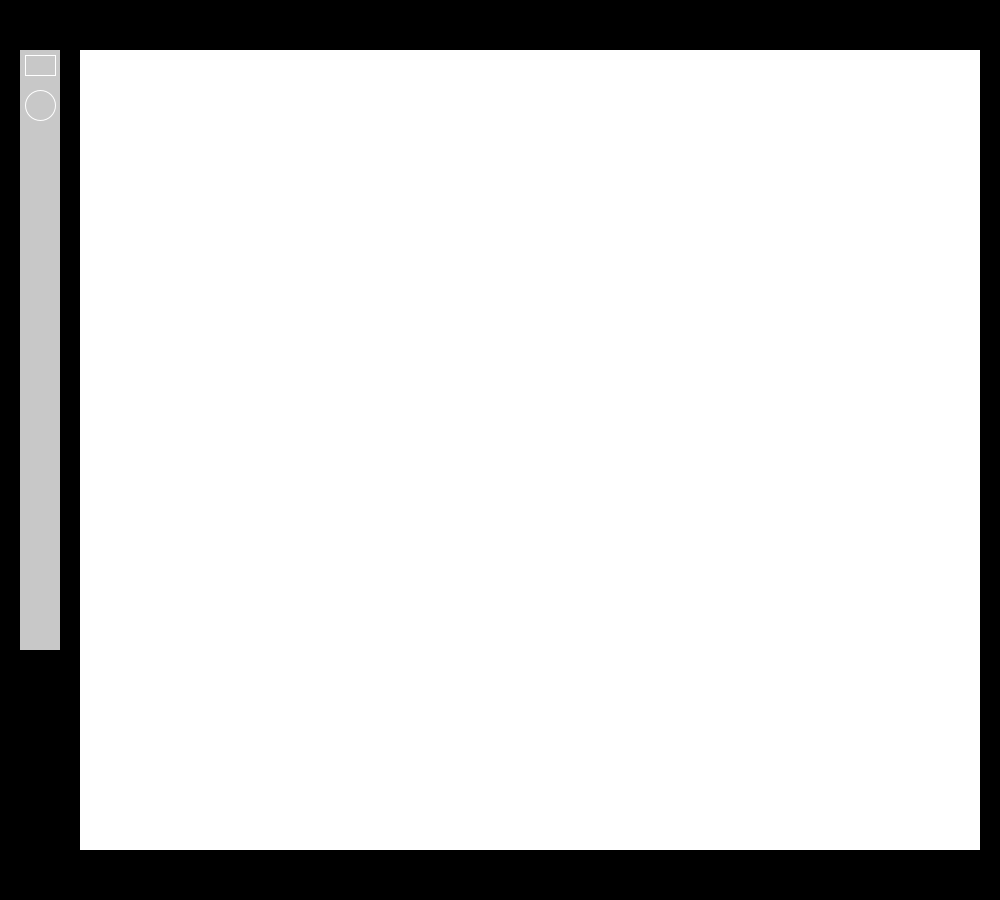
Frame 1 (no input)
Frame 60 (the mouse pressed at the canvas centre just before this capture): identical to frame 1, image omitted
Frame 120 (the mouse held since frame 60 and released just before this capture): identical to frame 1, image omitted

The Processing sketch that drew this single still picture (run headless with seeded random() and noise(); from frame 60 on, the mouse is pressed at the canvas centre):

// Processing sketch: Paintinterface
// ── Paintinterface.pde
// create a single Ball object
Canvas c;
Toolbar t;
Rectangle r;
Ellipse e;

void setup() {
  size(1000, 900);

  c = new Canvas();
  t=new Toolbar();
  r= new Rectangle();
  e= new Ellipse();
}

void draw() {
  background(0);

  c.display();
  
  t.display();
  r.display();
  e.display();
  r.update();

  
}
// ── canvas.pde
class Canvas {
  float x;   //x position
  float y;   //y position


  
 Canvas() {
    x = width/2-20;
    y = height/2;
  }

  
  void display() {
    noStroke();
    rectMode(CENTER);
    fill(255);
    rect(x+50, y, 900, 800);
  }}
// ── ellipse.pde
class Ellipse {
  float x;   
  float y;  


  
Ellipse() {
    x = 25;
    y = 90;
  }

  
  void display() {
    stroke(255);
    ellipseMode(CORNER);
    noFill();
    ellipse(x, y, 30, 30);
  }}
// ── rectangle_.pde
class Rectangle {
  float x;   
  float y;  
  float a;
  float b;
  float c;
  boolean switchState;
  int r;
  float angle;

  
Rectangle() {
    x = 25;
    y = 55;
    switchState=false;
    a=random(100,800);
    b=random(100,800);
    c=random(255);
    r=int(random(5));
    angle=random(360);
    
  }

  
  void display() {
    stroke(255);
    rectMode(CORNER);
    noFill();
    rect(x, y, 30, 20);
    if (switchState==true){
      if (r==0){
    fill(c,c,60);
  rect(a,b,100,100);}
if (r==1){
  fill(c,c,60);
  ellipse(a,b,200,200);
}
if (r==2){
  fill (c,c,60 );
  rotate(radians(angle));
  rect(a,b,100,100);
 
}
if(r==3) {
  fill(c,c,60);
  rect(a,b,600,100);
}
if (r==4){
  fill(c,c,60);
  rect(a,b,800,100);
}
if (r==5){
}


}
  }
void update () {
  if (mousePressed){
  if (mouseX > 25 && mouseX < 25+30 &&
        mouseY > 55 && mouseY < 55+20) {
          switchState=true;
        }
          
}
}

}
// ── tool_bar.pde
class Toolbar {
  float x;   //x position
  float y;   //y position


  
Toolbar() {
    x = 20;
    y = 50;
}

  
  void display() {
    noStroke();
    rectMode(CORNER);
    fill(200);
    rect(x, y, 40, 600);
  }}
